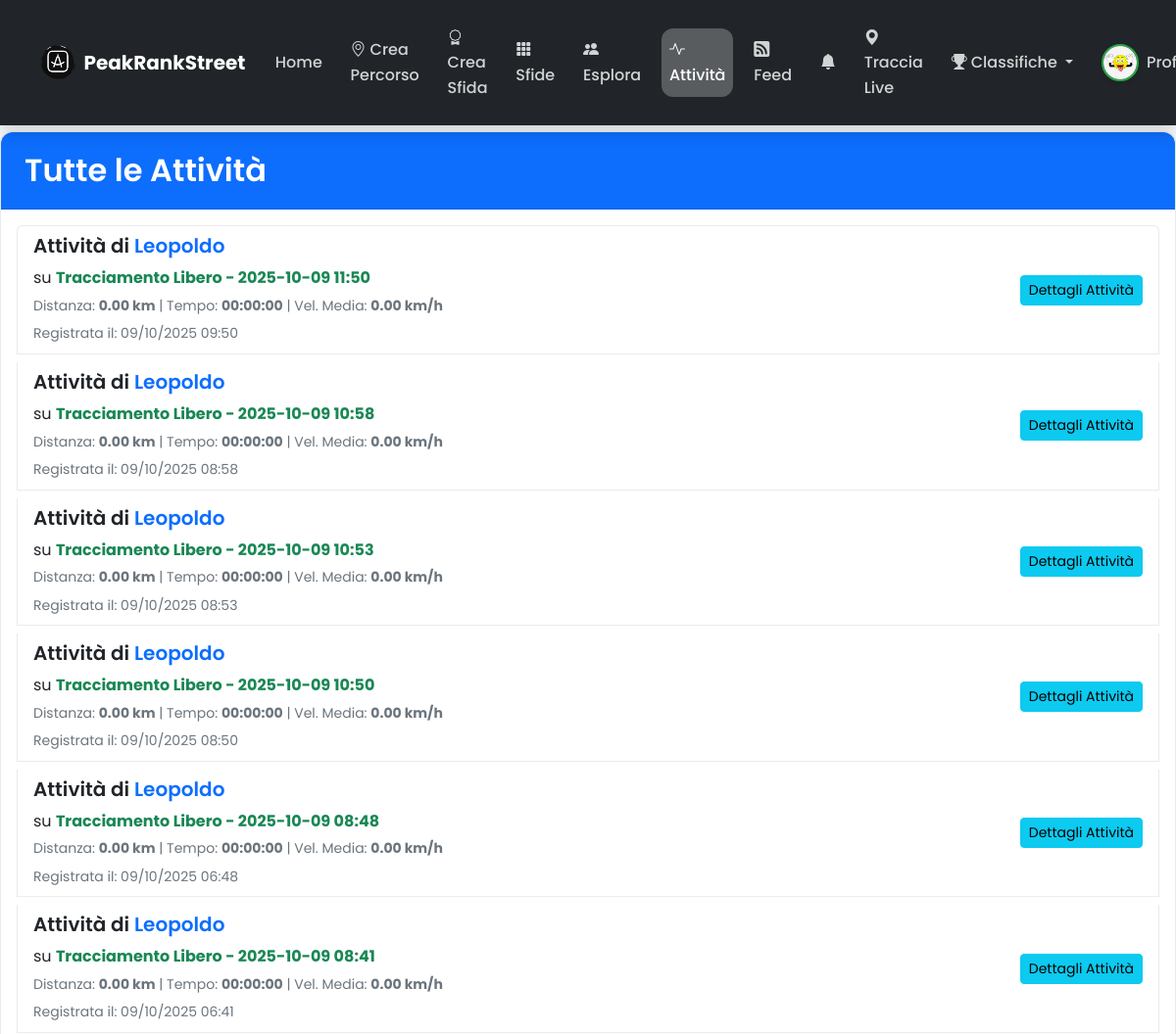
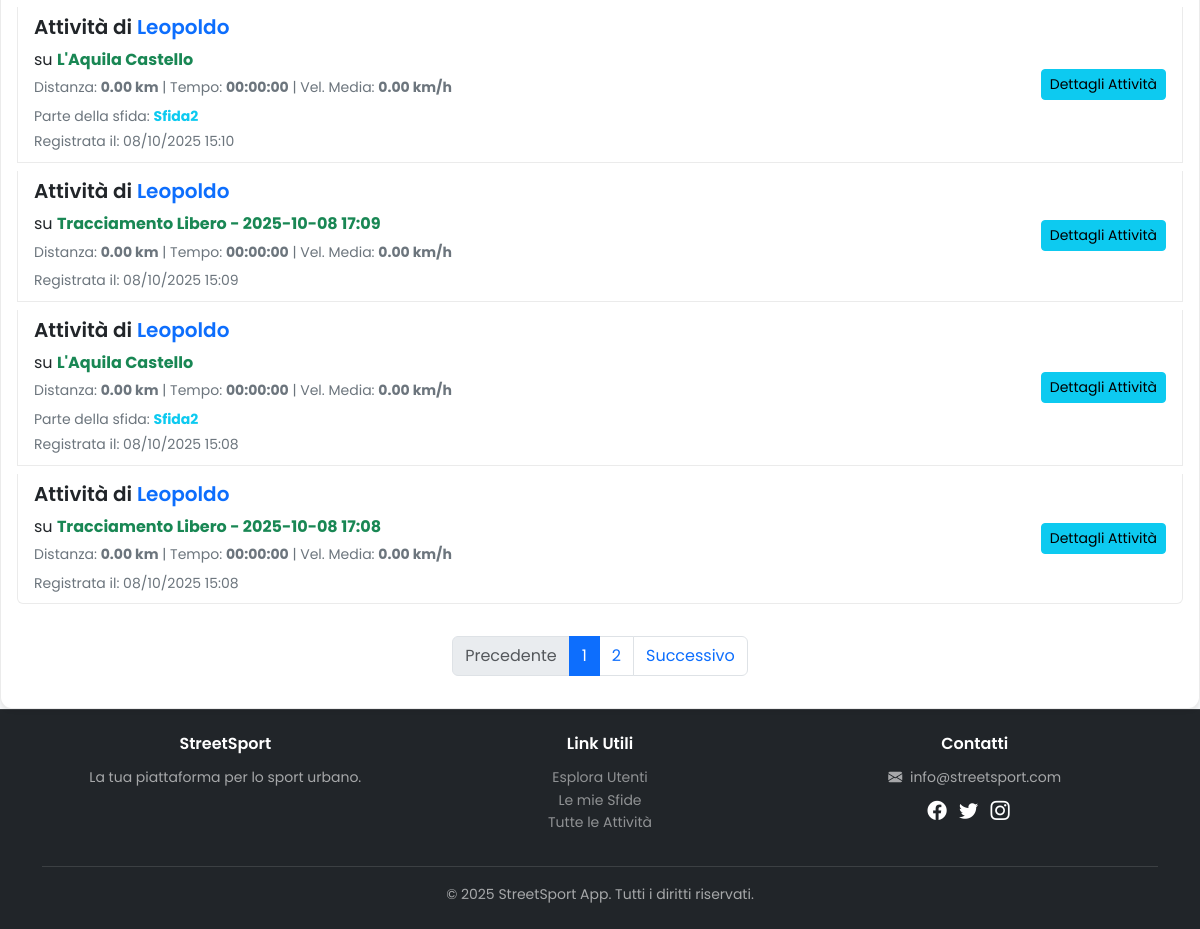
Page /activities (signed in) on the earlier database version (2 pictures, top to bottom).
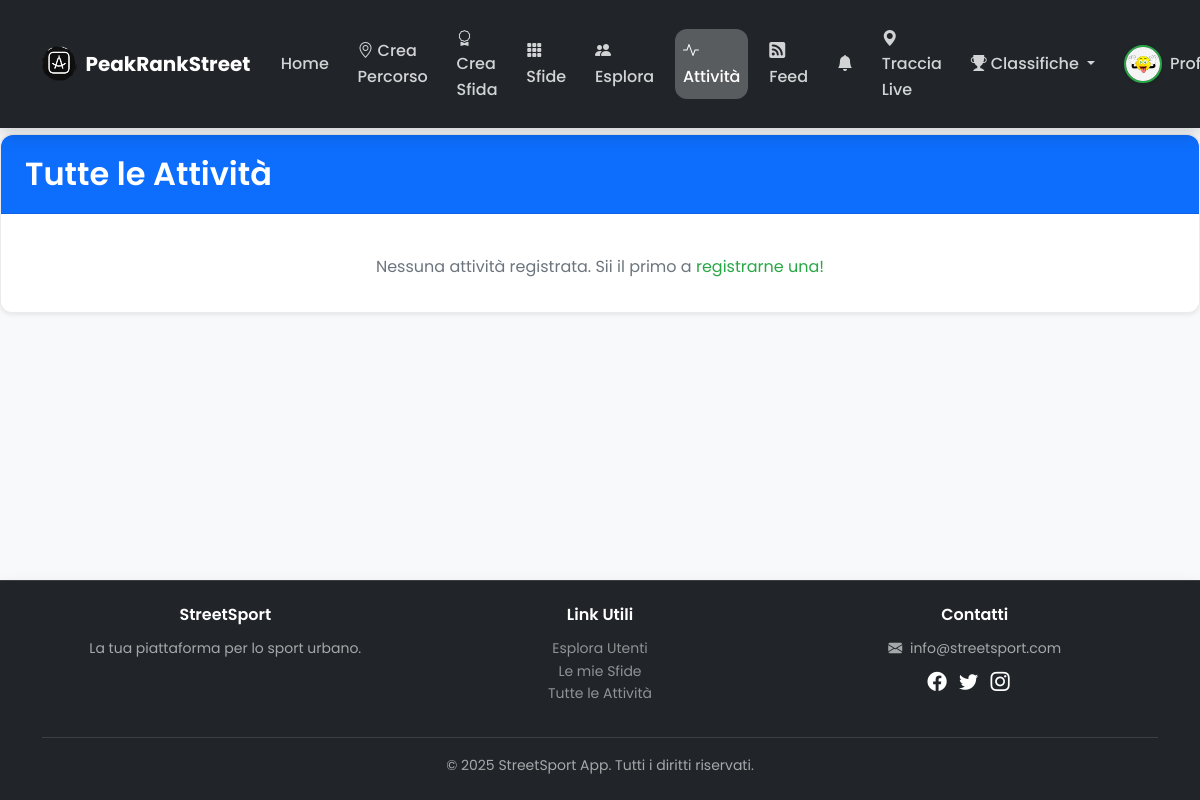
Same page on the later database version.
### app/models.py (models this page shows, shortened)
class Activity(db.Model):
    __tablename__ = 'Activities'
    id = db.Column(db.Integer, primary_key=True)
    user_id = db.Column(db.Integer, db.ForeignKey('user.id'), nullable=False, index=True)
    route_id = db.Column(db.Integer, db.ForeignKey('Routes.id'), nullable=False, index=True)
    challenge_id = db.Column(db.Integer, db.ForeignKey('Challenges.id'), nullable=True, index=True)
    activity_type = db.Column(db.String(50), nullable=False, default='Corsa', index=True)
    gps_track = db.Column(db.Text, nullable=False)
    duration = db.Column(db.Integer, nullable=False, index=True)
    avg_speed = db.Column(db.Float, nullable=False)
    distance = db.Column(db.Float, nullable=False)
    created_at = db.Column(db.DateTime, default=datetime.utcnow, index=True)
    likes = db.relationship('ActivityLike', backref='activity', lazy='dynamic', cascade="all, delete-orphan")

class User(db.Model, UserMixin):
    __tablename__ = 'user'
    id = db.Column(db.Integer, primary_key=True)
    username = db.Column(db.String(50), unique=True, nullable=False, index=True)
    email = db.Column(db.String(100), unique=True, nullable=False, index=True)
    password_hash = db.Column(db.String(200), nullable=False)
    profile_image = db.Column(db.String(120), nullable=False, default='default.png')
    city = db.Column(db.String(100), nullable=True)
    created_at = db.Column(db.DateTime, default=datetime.utcnow)
    is_admin = db.Column(db.Boolean, default=False, nullable=False)
    routes = db.relationship('Route', backref='creator', lazy='dynamic')
    challenges = db.relationship('Challenge', backref='challenger', lazy='dynamic')
    activities = db.relationship('Activity', backref='user_activity', lazy='dynamic')
    comments = db.relationship('Comment', backref='author', lazy='dynamic')
    likes = db.relationship('Like', backref='user_liker', lazy='dynamic')
    route_records = db.relationship('RouteRecord', backref='record_holder', lazy='dynamic')
    user_badges = db.relationship('UserBadge', backref='badge_recipient', lazy='dynamic')
    activity_likes = db.relationship('ActivityLike', backref='user', lazy='dynamic')
    followed = db.relationship(
        'User', secondary=followers,
        primaryjoin=(followers.c.follower_id == id),
        secondaryjoin=(followers.c.followed_id == id),
        backref=db.backref('followers', lazy='dynamic'), lazy='dynamic')

class Route(db.Model):
    __tablename__ = 'Routes'
    id = db.Column(db.Integer, primary_key=True)
    name = db.Column(db.String(100), nullable=False, index=True)
    description = db.Column(db.String(500), nullable=True)
    coordinates = db.Column(db.Text, nullable=False)
    duration = db.Column(db.Integer)  # in secondi
    distance = db.Column(db.Float)    # in km
    activity_type = db.Column(db.String(50), nullable=False, default='Corsa', index=True)
    created_by = db.Column(db.Integer, db.ForeignKey('user.id'), nullable=False, index=True)
    created_at = db.Column(db.DateTime, default=datetime.utcnow, index=True)
    distance_km = db.Column(db.Float, nullable=True)
    is_featured = db.Column(db.Boolean, default=False, nullable=False, index=True)
    featured_image = db.Column(db.String(120), nullable=True)
    is_active = db.Column(db.Boolean, default=True)  # ← NUOVA COLONNA
    is_classic = db.Column(db.Boolean, default=False, index=True)
    classic_city = db.Column(db.String(100), index=True)
    start_location = db.Column(db.String(200))
    end_location = db.Column(db.String(200))
    elevation_gain = db.Column(db.Integer)
    difficulty = db.Column(db.String(20))
    estimated_time = db.Column(db.String(50))
    landmarks = db.Column(db.Text)
    challenges = db.relationship('Challenge', backref='route_info', lazy=True)
    activities = db.relationship('Activity', backref='route_activity', lazy=True)
    comments = db.relationship('Comment', backref='route_commented', lazy=True)
    records = db.relationship('RouteRecord', backref='recorded_route', lazy=True)
    is_featured = db.Column(db.Boolean, default=False, nullable=False, index=True)
    featured_image = db.Column(db.String(120), nullable=True) # Nome del file immagine

class Challenge(db.Model):
    __tablename__ = 'Challenges'
    id = db.Column(db.Integer, primary_key=True)
    route_id = db.Column(db.Integer, db.ForeignKey('Routes.id'), nullable=False, index=True)
    name = db.Column(db.String(100), nullable=False, default="Sfida su Percorso", index=True)
    start_date = db.Column(db.DateTime, nullable=False, index=True)
    end_date = db.Column(db.DateTime, nullable=False, index=True)
    created_by = db.Column(db.Integer, db.ForeignKey('user.id'), nullable=False, index=True)
    created_at = db.Column(db.DateTime, default=datetime.utcnow, index=True)
    challenge_type = db.Column(db.String(20), default='open', index=True)  # 'open' o 'closed'
    bet_type = db.Column(db.String(50), default='none')  # 'none', 'beer', 'dinner', 'coffee', 'custom'
    custom_bet = db.Column(db.String(100))  # Se bet_type = 'custom'
    bet_value = db.Column(db.String(100))  # "1 birra", "Una cena", etc.
    is_active = db.Column(db.Boolean, default=True, index=True)
    activities = db.relationship('Activity', backref='challenge_info', lazy=True)
    invitations = db.relationship('ChallengeInvitation', backref='challenge', lazy=True)

### app/main/routes.py (the view)
@main.route("/activities")
def all_activities():
    page = request.args.get('page', 1, type=int)
    pagination = Activity.query.options(joinedload(Activity.user_activity), joinedload(Activity.route_activity), joinedload(Activity.challenge_info)).order_by(Activity.created_at.desc()).paginate(page=page, per_page=10, error_out=False)
    return render_template("all_activities.html", activities=pagination.items, pagination=pagination, is_homepage=False)

### app/templates/all_activities.html (shortened to what the changed rows need)
{% extends "index.html" %}
{% block content %}
    <div class="card shadow-sm">
        <div class="card-header bg-primary text-white">
            <h2 class="mb-0">Tutte le Attività</h2>
        </div>
        <div class="card-body">
            {% if activities %}
                <div class="list-group">
                    {% for activity in activities %}
                        <div class="list-group-item list-group-item-action d-flex flex-column flex-md-row justify-content-between align-items-start align-items-md-center mb-2">
                            <div class="activity-info flex-grow-1 mb-2 mb-md-0">
                                <h5>Attività di <a href="{{ url_for('main.user_profile', user_id=activity.user_activity.id) }}" class="user-link text-primary">{{ activity.user_activity.username }}</a></h5>
                                <p class="mb-1">
                                    {% if activity.route_activity %}
                                        su <strong><a href="{{ url_for('main.route_detail', route_id=activity.route_activity.id) }}" class="user-link text-success">{{ activity.route_activity.name }}</a></strong>
                                    {% else %}
                                        su <strong><span class="text-muted">Percorso Libero</span></strong>
                                    {% endif %}
                                </p>
                                <p class="small text-muted mb-1">
                                    Distanza: <strong>{{ "%.2f"|format(activity.distance) }} km</strong> |
                                    Tempo:
                                    {% set hours = activity.duration // 3600 %}
                                    {% set minutes = (activity.duration % 3600) // 60 %}
                                    {% set seconds = activity.duration % 60 %}
                                    <strong>{{ "%02d:%02d:%02d"|format(hours, minutes, seconds) }}</strong> |
                                    Vel. Media: <strong>{{ "%.2f"|format(activity.avg_speed) }} km/h</strong>
                                </p>
                                {% if activity.challenge_info %}
                                    <small class="text-muted">Parte della sfida: <strong><a href="{{ url_for('main.leaderboard', challenge_id=activity.challenge_info.id) }}" class="user-link text-info">{{ activity.challenge_info.name }}</a></strong></small><br>
                                {% endif %}
                                <small class="text-muted">Registrata il: {{ activity.created_at.strftime('%d/%m/%Y %H:%M') }}</small>
                            </div>
                            <div class="activity-actions text-end ms-md-auto">
                                <a href="{{ url_for('main.activity_detail', activity_id=activity.id) }}" class="btn btn-info btn-sm">Dettagli Attività</a>
                            </div>
                        </div>
                    {% endfor %}
                </div>
                <nav aria-label="Pagina di navigazione attività" class="mt-4">
                    <ul class="pagination justify-content-center">
                        <li class="page-item {% if not pagination.has_prev %}disabled{% endif %}">
                            <a class="page-link" href="{{ url_for('main.all_activities', page=pagination.prev_num) }}">Precedente</a>
                        </li>
                        {% for page_num in pagination.iter_pages(left_edge=1, right_edge=1, left_current=1, right_current=2) %}
                            {% if page_num %}
                                {% if pagination.page == page_num %}
                                    <li class="page-item active" aria-current="page"><a class="page-link" href="#">{{ page_num }}</a></li>
                                {% else %}
                                    <li class="page-item"><a class="page-link" href="{{ url_for('main.all_activities', page=page_num) }}">{{ page_num }}</a></li>
                                {% endif %}
                            {% else %}
                                <li class="page-item disabled"><a class="page-link" href="#">...</a></li>
                            {% endif %}
                        {% endfor %}
                        <li class="page-item {% if not pagination.has_next %}disabled{% endif %}">
                            <a class="page-link" href="{{ url_for('main.all_activities', page=pagination.next_num) }}">Successivo</a>
                        </li>
                    </ul>
                </nav>
            {% else %}
                <p class="text-center text-muted mt-4">Nessuna attività registrata. Sii il primo a <a href="{{ url_for('main.record_activity') }}">registrarne una!</a></p>
            {% endif %}
        </div>
    </div>
{% endblock %}

Differences in the rows shown:
removed Activity: user_activity.username "Leopoldo", route_activity.name "Tracciamento Libero - 2025-10-09 11:50", distance "0.00", value "00:00:00", avg_speed "0.00", created_at "09/10/2025 09:50"
removed Activity: user_activity.username "Leopoldo", route_activity.name "Tracciamento Libero - 2025-10-09 10:58", distance "0.00", value "00:00:00", avg_speed "0.00", created_at "09/10/2025 08:58"
removed Activity: user_activity.username "Leopoldo", route_activity.name "Tracciamento Libero - 2025-10-09 10:53", distance "0.00", value "00:00:00", avg_speed "0.00", created_at "09/10/2025 08:53"
removed Activity: user_activity.username "Leopoldo", route_activity.name "Tracciamento Libero - 2025-10-09 10:50", distance "0.00", value "00:00:00", avg_speed "0.00", created_at "09/10/2025 08:50"
removed Activity: user_activity.username "Leopoldo", route_activity.name "Tracciamento Libero - 2025-10-09 08:48", distance "0.00", value "00:00:00", avg_speed "0.00", created_at "09/10/2025 06:48"
removed Activity: user_activity.username "Leopoldo", route_activity.name "Tracciamento Libero - 2025-10-09 08:41", distance "0.00", value "00:00:00", avg_speed "0.00", created_at "09/10/2025 06:41"
removed Activity: user_activity.username "Leopoldo", route_activity.name "L'Aquila Castello", distance "0.00", value "00:00:00", avg_speed "0.00", challenge_info.name "Sfida2", created_at "08/10/2025 15:10"
removed Activity: user_activity.username "Leopoldo", route_activity.name "Tracciamento Libero - 2025-10-08 17:09", distance "0.00", value "00:00:00", avg_speed "0.00", created_at "08/10/2025 15:09"
removed Activity: user_activity.username "Leopoldo", route_activity.name "L'Aquila Castello", distance "0.00", value "00:00:00", avg_speed "0.00", challenge_info.name "Sfida2", created_at "08/10/2025 15:08"
removed Activity: user_activity.username "Leopoldo", route_activity.name "Tracciamento Libero - 2025-10-08 17:08", distance "0.00", value "00:00:00", avg_speed "0.00", created_at "08/10/2025 15:08"
Other differences:
text no longer shown: "Precedente Successivo"
text now shown: "Nessuna attività registrata. Sii il primo a registrarne una!"
list line gone: "1"
list line gone: "2"
